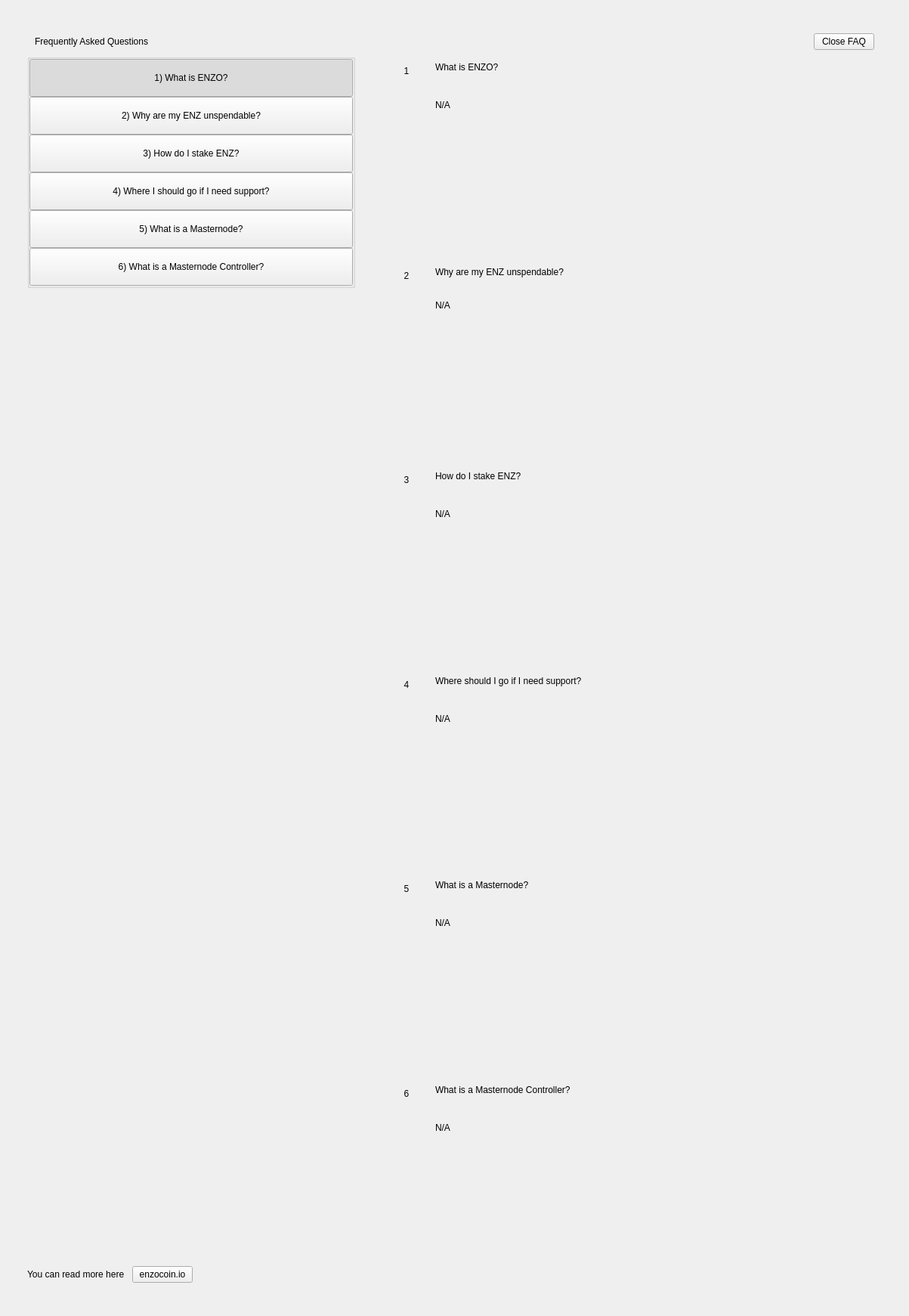
<?xml version="1.0" encoding="UTF-8"?>
<ui version="4.0">
 <class>SettingsFaqWidget</class>
 <widget class="QWidget" name="SettingsFaqWidget">
  <property name="geometry">
   <rect>
    <x>0</x>
    <y>0</y>
    <width>1203</width>
    <height>1741</height>
   </rect>
  </property>
  <property name="windowTitle">
   <string>Form</string>
  </property>
  <layout class="QHBoxLayout" name="horizontalLayout" stretch="0">
   <property name="spacing">
    <number>0</number>
   </property>
   <property name="leftMargin">
    <number>0</number>
   </property>
   <property name="topMargin">
    <number>0</number>
   </property>
   <property name="rightMargin">
    <number>0</number>
   </property>
   <property name="bottomMargin">
    <number>0</number>
   </property>
   <item>
    <widget class="PFBorderImage" name="container">
     <layout class="QVBoxLayout" name="verticalLayoutcont">
      <property name="leftMargin">
       <number>36</number>
      </property>
      <property name="topMargin">
       <number>44</number>
      </property>
      <property name="rightMargin">
       <number>36</number>
      </property>
      <property name="bottomMargin">
       <number>44</number>
      </property>
      <item>
       <layout class="QHBoxLayout" name="horizontalLayout_3">
        <property name="spacing">
         <number>0</number>
        </property>
        <property name="leftMargin">
         <number>10</number>
        </property>
        <property name="rightMargin">
         <number>10</number>
        </property>
        <item>
         <widget class="QLabel" name="labelTitle">
          <property name="text">
           <string>Frequently Asked Questions</string>
          </property>
         </widget>
        </item>
        <item>
         <spacer name="horizontalSpacer">
          <property name="orientation">
           <enum>Qt::Horizontal</enum>
          </property>
          <property name="sizeHint" stdset="0">
           <size>
            <width>40</width>
            <height>20</height>
           </size>
          </property>
         </spacer>
        </item>
        <item>
         <widget class="QPushButton" name="pushButtonExit">
          <property name="text">
           <string>Close FAQ</string>
          </property>
         </widget>
        </item>
       </layout>
      </item>
      <item>
       <layout class="QHBoxLayout" name="horizontalLayout_6" stretch="2,0,3">
        <item>
         <widget class="QWidget" name="left" native="true">
          <layout class="QVBoxLayout" name="verticalLayout_3">
           <property name="leftMargin">
            <number>0</number>
           </property>
           <property name="topMargin">
            <number>0</number>
           </property>
           <property name="rightMargin">
            <number>0</number>
           </property>
           <property name="bottomMargin">
            <number>0</number>
           </property>
           <item>
            <layout class="QVBoxLayout" name="verticalLayout_2">
             <property name="spacing">
              <number>0</number>
             </property>
             <item>
              <widget class="QWidget" name="containerButtons" native="true">
               <layout class="QVBoxLayout" name="verticalLayout">
                <property name="spacing">
                 <number>0</number>
                </property>
                <property name="leftMargin">
                 <number>0</number>
                </property>
                <property name="topMargin">
                 <number>0</number>
                </property>
                <property name="rightMargin">
                 <number>0</number>
                </property>
                <property name="bottomMargin">
                 <number>0</number>
                </property>
                <item>
                 <widget class="QGroupBox" name="groupBox">
                  <property name="title">
                   <string/>
                  </property>
                  <layout class="QVBoxLayout" name="verticalLayout_9">
                   <property name="spacing">
                    <number>0</number>
                   </property>
                   <property name="leftMargin">
                    <number>0</number>
                   </property>
                   <property name="topMargin">
                    <number>0</number>
                   </property>
                   <property name="rightMargin">
                    <number>0</number>
                   </property>
                   <property name="bottomMargin">
                    <number>0</number>
                   </property>
                   <item>
                    <widget class="QPushButton" name="pushButton_Intro">
                     <property name="minimumSize">
                      <size>
                       <width>0</width>
                       <height>50</height>
                      </size>
                     </property>
                     <property name="maximumSize">
                      <size>
                       <width>16777215</width>
                       <height>50</height>
                      </size>
                     </property>
                     <property name="focusPolicy">
                      <enum>Qt::NoFocus</enum>
                     </property>
                     <property name="text">
                      <string>1) What is ENZO?</string>
                     </property>
                     <property name="checkable">
                      <bool>true</bool>
                     </property>
                     <property name="checked">
                      <bool>true</bool>
                     </property>
                     <property name="autoExclusive">
                      <bool>true</bool>
                     </property>
                    </widget>
                   </item>
                   <item>
                    <widget class="QPushButton" name="pushButton_UnspendableENZ">
                     <property name="minimumSize">
                      <size>
                       <width>0</width>
                       <height>50</height>
                      </size>
                     </property>
                     <property name="maximumSize">
                      <size>
                       <width>16777215</width>
                       <height>50</height>
                      </size>
                     </property>
                     <property name="focusPolicy">
                      <enum>Qt::NoFocus</enum>
                     </property>
                     <property name="text">
                      <string>2) Why are my ENZ unspendable?</string>
                     </property>
                     <property name="checkable">
                      <bool>true</bool>
                     </property>
                     <property name="autoExclusive">
                      <bool>true</bool>
                     </property>
                    </widget>
                   </item>
                   <item>
                    <widget class="QPushButton" name="pushButton_Stake">
                     <property name="minimumSize">
                      <size>
                       <width>0</width>
                       <height>50</height>
                      </size>
                     </property>
                     <property name="focusPolicy">
                      <enum>Qt::NoFocus</enum>
                     </property>
                     <property name="text">
                      <string>3) How do I stake ENZ?</string>
                     </property>
                     <property name="checkable">
                      <bool>true</bool>
                     </property>
                     <property name="autoExclusive">
                      <bool>true</bool>
                     </property>
                    </widget>
                   </item>
                   <item>
                    <widget class="QPushButton" name="pushButton_Support">
                     <property name="minimumSize">
                      <size>
                       <width>0</width>
                       <height>50</height>
                      </size>
                     </property>
                     <property name="focusPolicy">
                      <enum>Qt::NoFocus</enum>
                     </property>
                     <property name="text">
                      <string>4) Where I should go if I need support?</string>
                     </property>
                     <property name="checkable">
                      <bool>true</bool>
                     </property>
                     <property name="autoExclusive">
                      <bool>true</bool>
                     </property>
                    </widget>
                   </item>
                   <item>
                    <widget class="QPushButton" name="pushButton_Masternode">
                     <property name="minimumSize">
                      <size>
                       <width>0</width>
                       <height>50</height>
                      </size>
                     </property>
                     <property name="focusPolicy">
                      <enum>Qt::NoFocus</enum>
                     </property>
                     <property name="text">
                      <string>5) What is a Masternode?</string>
                     </property>
                     <property name="checkable">
                      <bool>true</bool>
                     </property>
                     <property name="autoExclusive">
                      <bool>true</bool>
                     </property>
                    </widget>
                   </item>
                   <item>
                    <widget class="QPushButton" name="pushButton_MNController">
                     <property name="minimumSize">
                      <size>
                       <width>0</width>
                       <height>50</height>
                      </size>
                     </property>
                     <property name="focusPolicy">
                      <enum>Qt::NoFocus</enum>
                     </property>
                     <property name="text">
                      <string>6) What is a Masternode Controller?</string>
                     </property>
                     <property name="checkable">
                      <bool>true</bool>
                     </property>
                     <property name="autoExclusive">
                      <bool>true</bool>
                     </property>
                    </widget>
                   </item>
                  </layout>
                 </widget>
                </item>
               </layout>
              </widget>
             </item>
             <item>
              <spacer name="verticalSpacer">
               <property name="orientation">
                <enum>Qt::Vertical</enum>
               </property>
               <property name="sizeHint" stdset="0">
                <size>
                 <width>20</width>
                 <height>40</height>
                </size>
               </property>
              </spacer>
             </item>
             <item>
              <layout class="QHBoxLayout" name="horizontalLayout_2">
               <item>
                <widget class="QLabel" name="labelWebLink">
                 <property name="text">
                  <string>You can read more here</string>
                 </property>
                </widget>
               </item>
               <item>
                <spacer name="horizontalSpacer_4">
                 <property name="orientation">
                  <enum>Qt::Horizontal</enum>
                 </property>
                 <property name="sizeType">
                  <enum>QSizePolicy::Minimum</enum>
                 </property>
                 <property name="sizeHint" stdset="0">
                  <size>
                   <width>10</width>
                   <height>20</height>
                  </size>
                 </property>
                </spacer>
               </item>
               <item>
                <widget class="QPushButton" name="pushButtonWebLink">
                 <property name="focusPolicy">
                  <enum>Qt::NoFocus</enum>
                 </property>
                 <property name="text">
                  <string>enzocoin.io</string>
                 </property>
                </widget>
               </item>
               <item>
                <spacer name="horizontalSpacer_2">
                 <property name="orientation">
                  <enum>Qt::Horizontal</enum>
                 </property>
                 <property name="sizeHint" stdset="0">
                  <size>
                   <width>40</width>
                   <height>20</height>
                  </size>
                 </property>
                </spacer>
               </item>
              </layout>
             </item>
            </layout>
           </item>
          </layout>
         </widget>
        </item>
        <item>
         <spacer name="horizontalSpacer_3">
          <property name="orientation">
           <enum>Qt::Horizontal</enum>
          </property>
          <property name="sizeType">
           <enum>QSizePolicy::Minimum</enum>
          </property>
          <property name="sizeHint" stdset="0">
           <size>
            <width>40</width>
            <height>20</height>
           </size>
          </property>
         </spacer>
        </item>
        <item>
         <widget class="QWidget" name="right" native="true">
          <layout class="QVBoxLayout" name="verticalLayout_5">
           <property name="leftMargin">
            <number>0</number>
           </property>
           <property name="topMargin">
            <number>0</number>
           </property>
           <property name="rightMargin">
            <number>0</number>
           </property>
           <property name="bottomMargin">
            <number>0</number>
           </property>
           <item>
            <layout class="QVBoxLayout" name="verticalLayout_6">
             <property name="spacing">
              <number>0</number>
             </property>
             <item>
              <widget class="QScrollArea" name="scrollAreaFaq">
               <property name="styleSheet">
                <string notr="true">#scrollAreaFaq { background:transparent; }</string>
               </property>
               <property name="horizontalScrollBarPolicy">
                <enum>Qt::ScrollBarAlwaysOff</enum>
               </property>
               <property name="sizeAdjustPolicy">
                <enum>QAbstractScrollArea::AdjustIgnored</enum>
               </property>
               <property name="widgetResizable">
                <bool>true</bool>
               </property>
               <property name="alignment">
                <set>Qt::AlignLeading|Qt::AlignLeft|Qt::AlignTop</set>
               </property>
               <widget class="QWidget" name="scrollAreaWidgetContents">
                <property name="geometry">
                 <rect>
                  <x>0</x>
                  <y>0</y>
                  <width>642</width>
                  <height>1616</height>
                 </rect>
                </property>
                <property name="autoFillBackground">
                 <bool>false</bool>
                </property>
                <property name="styleSheet">
                 <string notr="true">#scrollAreaWidgetContents { background:transparent; }</string>
                </property>
                <layout class="QVBoxLayout" name="verticalLayout_7">
                 <property name="spacing">
                  <number>0</number>
                 </property>
                 <property name="sizeConstraint">
                  <enum>QLayout::SetDefaultConstraint</enum>
                 </property>
                 <property name="leftMargin">
                  <number>0</number>
                 </property>
                 <property name="topMargin">
                  <number>0</number>
                 </property>
                 <property name="rightMargin">
                  <number>0</number>
                 </property>
                 <property name="bottomMargin">
                  <number>0</number>
                 </property>
                 <item>
                  <widget class="QWidget" name="widget_Intro" native="true">
                   <property name="minimumSize">
                    <size>
                     <width>300</width>
                     <height>0</height>
                    </size>
                   </property>
                   <layout class="QHBoxLayout" name="horizontalLayout_Intro" stretch="0,1">
                    <item alignment="Qt::AlignTop">
                     <widget class="QLabel" name="labelNumber_Intro">
                      <property name="minimumSize">
                       <size>
                        <width>24</width>
                        <height>24</height>
                       </size>
                      </property>
                      <property name="maximumSize">
                       <size>
                        <width>16777215</width>
                        <height>24</height>
                       </size>
                      </property>
                      <property name="text">
                       <string>1</string>
                      </property>
                      <property name="alignment">
                       <set>Qt::AlignCenter</set>
                      </property>
                     </widget>
                    </item>
                    <item>
                     <layout class="QVBoxLayout" name="verticalLayout_Intro">
                      <property name="leftMargin">
                       <number>20</number>
                      </property>
                      <property name="rightMargin">
                       <number>20</number>
                      </property>
                      <item>
                       <widget class="QLabel" name="labelSubtitle_Intro">
                        <property name="text">
                         <string>What is ENZO?</string>
                        </property>
                        <property name="wordWrap">
                         <bool>true</bool>
                        </property>
                       </widget>
                      </item>
                      <item>
                       <spacer name="verticalSpacer1_Intro">
                        <property name="orientation">
                         <enum>Qt::Vertical</enum>
                        </property>
                        <property name="sizeType">
                         <enum>QSizePolicy::Fixed</enum>
                        </property>
                        <property name="sizeHint" stdset="0">
                         <size>
                          <width>20</width>
                          <height>30</height>
                         </size>
                        </property>
                       </spacer>
                      </item>
                      <item>
                       <widget class="QLabel" name="labelContent_Intro">
                        <property name="text">
                         <string notr="true">N/A</string>
                        </property>
                        <property name="alignment">
                         <set>Qt::AlignLeading|Qt::AlignLeft|Qt::AlignTop</set>
                        </property>
                        <property name="wordWrap">
                         <bool>true</bool>
                        </property>
                       </widget>
                      </item>
                      <item>
                       <spacer name="verticalSpacer2_Intro">
                        <property name="orientation">
                         <enum>Qt::Vertical</enum>
                        </property>
                        <property name="sizeHint" stdset="0">
                         <size>
                          <width>20</width>
                          <height>20</height>
                         </size>
                        </property>
                       </spacer>
                      </item>
                     </layout>
                    </item>
                   </layout>
                  </widget>
                 </item>
                 <item>
                  <widget class="QWidget" name="widget_UnspendableENZ" native="true">
                   <layout class="QHBoxLayout" name="horizontalPage_UnspendableENZ" stretch="0,1">
                    <item alignment="Qt::AlignTop">
                     <widget class="QLabel" name="labelNumber_UnspendableENZ">
                      <property name="minimumSize">
                       <size>
                        <width>24</width>
                        <height>24</height>
                       </size>
                      </property>
                      <property name="maximumSize">
                       <size>
                        <width>16777215</width>
                        <height>24</height>
                       </size>
                      </property>
                      <property name="text">
                       <string>2</string>
                      </property>
                      <property name="alignment">
                       <set>Qt::AlignCenter</set>
                      </property>
                     </widget>
                    </item>
                    <item>
                     <layout class="QVBoxLayout" name="verticalLayout_UnspendableENZ">
                      <property name="spacing">
                       <number>0</number>
                      </property>
                      <property name="leftMargin">
                       <number>20</number>
                      </property>
                      <property name="rightMargin">
                       <number>20</number>
                      </property>
                      <item>
                       <widget class="QLabel" name="labelSubtitle_UnspendableENZ">
                        <property name="text">
                         <string>Why are my ENZ unspendable?</string>
                        </property>
                        <property name="wordWrap">
                         <bool>true</bool>
                        </property>
                       </widget>
                      </item>
                      <item>
                       <spacer name="verticalSpacer1_UnspendableENZ">
                        <property name="orientation">
                         <enum>Qt::Vertical</enum>
                        </property>
                        <property name="sizeType">
                         <enum>QSizePolicy::Fixed</enum>
                        </property>
                        <property name="sizeHint" stdset="0">
                         <size>
                          <width>20</width>
                          <height>30</height>
                         </size>
                        </property>
                       </spacer>
                      </item>
                      <item>
                       <widget class="QLabel" name="labelContent_UnspendableENZ">
                        <property name="text">
                         <string notr="true">N/A</string>
                        </property>
                        <property name="alignment">
                         <set>Qt::AlignLeading|Qt::AlignLeft|Qt::AlignTop</set>
                        </property>
                        <property name="wordWrap">
                         <bool>true</bool>
                        </property>
                       </widget>
                      </item>
                      <item>
                       <spacer name="verticalSpacer2_UnspendableENZ">
                        <property name="orientation">
                         <enum>Qt::Vertical</enum>
                        </property>
                        <property name="sizeHint" stdset="0">
                         <size>
                          <width>20</width>
                          <height>20</height>
                         </size>
                        </property>
                       </spacer>
                      </item>
                     </layout>
                    </item>
                   </layout>
                  </widget>
                 </item>
                 <item>
                  <widget class="QWidget" name="widget_Stake" native="true">
                   <layout class="QHBoxLayout" name="horizontalpage_Stake" stretch="0,1">
                    <item alignment="Qt::AlignTop">
                     <widget class="QLabel" name="labelNumber_Stake">
                      <property name="minimumSize">
                       <size>
                        <width>24</width>
                        <height>24</height>
                       </size>
                      </property>
                      <property name="maximumSize">
                       <size>
                        <width>16777215</width>
                        <height>24</height>
                       </size>
                      </property>
                      <property name="text">
                       <string>3</string>
                      </property>
                      <property name="alignment">
                       <set>Qt::AlignCenter</set>
                      </property>
                     </widget>
                    </item>
                    <item>
                     <layout class="QVBoxLayout" name="verticalLayoutpage_Stake">
                      <property name="leftMargin">
                       <number>20</number>
                      </property>
                      <property name="rightMargin">
                       <number>20</number>
                      </property>
                      <item>
                       <widget class="QLabel" name="labelSubtitle_Stake">
                        <property name="text">
                         <string>How do I stake ENZ?</string>
                        </property>
                        <property name="wordWrap">
                         <bool>true</bool>
                        </property>
                       </widget>
                      </item>
                      <item>
                       <spacer name="verticalSpacer1_Stake">
                        <property name="orientation">
                         <enum>Qt::Vertical</enum>
                        </property>
                        <property name="sizeType">
                         <enum>QSizePolicy::Fixed</enum>
                        </property>
                        <property name="sizeHint" stdset="0">
                         <size>
                          <width>20</width>
                          <height>30</height>
                         </size>
                        </property>
                       </spacer>
                      </item>
                      <item>
                       <widget class="QLabel" name="labelContent_Stake">
                        <property name="text">
                         <string notr="true">N/A</string>
                        </property>
                        <property name="alignment">
                         <set>Qt::AlignLeading|Qt::AlignLeft|Qt::AlignTop</set>
                        </property>
                        <property name="wordWrap">
                         <bool>true</bool>
                        </property>
                       </widget>
                      </item>
                      <item>
                       <spacer name="verticalSpacer2_Stake">
                        <property name="orientation">
                         <enum>Qt::Vertical</enum>
                        </property>
                        <property name="sizeHint" stdset="0">
                         <size>
                          <width>20</width>
                          <height>20</height>
                         </size>
                        </property>
                       </spacer>
                      </item>
                     </layout>
                    </item>
                   </layout>
                  </widget>
                 </item>
                 <item>
                  <widget class="QWidget" name="widget_Support" native="true">
                   <layout class="QHBoxLayout" name="horizontalpage_Support" stretch="0,1">
                    <item alignment="Qt::AlignTop">
                     <widget class="QLabel" name="labelNumber_Support">
                      <property name="minimumSize">
                       <size>
                        <width>24</width>
                        <height>24</height>
                       </size>
                      </property>
                      <property name="maximumSize">
                       <size>
                        <width>16777215</width>
                        <height>24</height>
                       </size>
                      </property>
                      <property name="text">
                       <string>4</string>
                      </property>
                      <property name="alignment">
                       <set>Qt::AlignCenter</set>
                      </property>
                     </widget>
                    </item>
                    <item>
                     <layout class="QVBoxLayout" name="verticalLayoutpage_Support">
                      <property name="leftMargin">
                       <number>20</number>
                      </property>
                      <property name="rightMargin">
                       <number>20</number>
                      </property>
                      <item>
                       <widget class="QLabel" name="labelSubtitle_Support">
                        <property name="text">
                         <string>Where should I go if I need support?</string>
                        </property>
                        <property name="wordWrap">
                         <bool>true</bool>
                        </property>
                       </widget>
                      </item>
                      <item>
                       <spacer name="verticalSpacer1_Support">
                        <property name="orientation">
                         <enum>Qt::Vertical</enum>
                        </property>
                        <property name="sizeType">
                         <enum>QSizePolicy::Fixed</enum>
                        </property>
                        <property name="sizeHint" stdset="0">
                         <size>
                          <width>20</width>
                          <height>30</height>
                         </size>
                        </property>
                       </spacer>
                      </item>
                      <item>
                       <widget class="QLabel" name="labelContent_Support">
                        <property name="text">
                         <string notr="true">N/A</string>
                        </property>
                        <property name="alignment">
                         <set>Qt::AlignLeading|Qt::AlignLeft|Qt::AlignTop</set>
                        </property>
                        <property name="wordWrap">
                         <bool>true</bool>
                        </property>
                       </widget>
                      </item>
                      <item>
                       <spacer name="verticalSpacer2_Support">
                        <property name="orientation">
                         <enum>Qt::Vertical</enum>
                        </property>
                        <property name="sizeHint" stdset="0">
                         <size>
                          <width>20</width>
                          <height>20</height>
                         </size>
                        </property>
                       </spacer>
                      </item>
                     </layout>
                    </item>
                   </layout>
                  </widget>
                 </item>
                 <item>
                  <widget class="QWidget" name="widget_Masternode" native="true">
                   <layout class="QHBoxLayout" name="horizontalpage_Masternode" stretch="0,1">
                    <item alignment="Qt::AlignTop">
                     <widget class="QLabel" name="labelNumber_Masternode">
                      <property name="minimumSize">
                       <size>
                        <width>24</width>
                        <height>24</height>
                       </size>
                      </property>
                      <property name="maximumSize">
                       <size>
                        <width>16777215</width>
                        <height>24</height>
                       </size>
                      </property>
                      <property name="text">
                       <string>5</string>
                      </property>
                      <property name="alignment">
                       <set>Qt::AlignCenter</set>
                      </property>
                     </widget>
                    </item>
                    <item>
                     <layout class="QVBoxLayout" name="verticalLayoutpage_Masternode">
                      <property name="leftMargin">
                       <number>20</number>
                      </property>
                      <property name="rightMargin">
                       <number>20</number>
                      </property>
                      <item>
                       <widget class="QLabel" name="labelSubtitle_Masternode">
                        <property name="text">
                         <string>What is a Masternode?</string>
                        </property>
                        <property name="wordWrap">
                         <bool>true</bool>
                        </property>
                       </widget>
                      </item>
                      <item>
                       <spacer name="verticalSpacer1_Masternode">
                        <property name="orientation">
                         <enum>Qt::Vertical</enum>
                        </property>
                        <property name="sizeType">
                         <enum>QSizePolicy::Fixed</enum>
                        </property>
                        <property name="sizeHint" stdset="0">
                         <size>
                          <width>20</width>
                          <height>30</height>
                         </size>
                        </property>
                       </spacer>
                      </item>
                      <item>
                       <widget class="QLabel" name="labelContent_Masternode">
                        <property name="text">
                         <string notr="true">N/A</string>
                        </property>
                        <property name="alignment">
                         <set>Qt::AlignLeading|Qt::AlignLeft|Qt::AlignTop</set>
                        </property>
                        <property name="wordWrap">
                         <bool>true</bool>
                        </property>
                       </widget>
                      </item>
                      <item>
                       <spacer name="verticalSpacer2_Masternode">
                        <property name="orientation">
                         <enum>Qt::Vertical</enum>
                        </property>
                        <property name="sizeHint" stdset="0">
                         <size>
                          <width>20</width>
                          <height>20</height>
                         </size>
                        </property>
                       </spacer>
                      </item>
                     </layout>
                    </item>
                   </layout>
                  </widget>
                 </item>
                 <item>
                  <widget class="QWidget" name="widget_MNController" native="true">
                   <layout class="QHBoxLayout" name="horizontalpage_MNController" stretch="0,1">
                    <item alignment="Qt::AlignTop">
                     <widget class="QLabel" name="labelNumber_MNController">
                      <property name="minimumSize">
                       <size>
                        <width>24</width>
                        <height>24</height>
                       </size>
                      </property>
                      <property name="maximumSize">
                       <size>
                        <width>16777215</width>
                        <height>24</height>
                       </size>
                      </property>
                      <property name="text">
                       <string>6</string>
                      </property>
                      <property name="alignment">
                       <set>Qt::AlignCenter</set>
                      </property>
                     </widget>
                    </item>
                    <item>
                     <layout class="QVBoxLayout" name="verticalLayoutpage_MNController">
                      <property name="leftMargin">
                       <number>20</number>
                      </property>
                      <property name="rightMargin">
                       <number>20</number>
                      </property>
                      <item>
                       <widget class="QLabel" name="labelSubtitle_MNController">
                        <property name="text">
                         <string>What is a Masternode Controller?</string>
                        </property>
                        <property name="wordWrap">
                         <bool>true</bool>
                        </property>
                       </widget>
                      </item>
                      <item>
                       <spacer name="verticalSpacer1_MNController">
                        <property name="orientation">
                         <enum>Qt::Vertical</enum>
                        </property>
                        <property name="sizeType">
                         <enum>QSizePolicy::Fixed</enum>
                        </property>
                        <property name="sizeHint" stdset="0">
                         <size>
                          <width>20</width>
                          <height>30</height>
                         </size>
                        </property>
                       </spacer>
                      </item>
                      <item>
                       <widget class="QLabel" name="labelContent_MNController">
                        <property name="text">
                         <string notr="true">N/A</string>
                        </property>
                        <property name="alignment">
                         <set>Qt::AlignLeading|Qt::AlignLeft|Qt::AlignTop</set>
                        </property>
                        <property name="wordWrap">
                         <bool>true</bool>
                        </property>
                       </widget>
                      </item>
                      <item>
                       <spacer name="verticalSpacer2_MNController">
                        <property name="orientation">
                         <enum>Qt::Vertical</enum>
                        </property>
                        <property name="sizeHint" stdset="0">
                         <size>
                          <width>20</width>
                          <height>20</height>
                         </size>
                        </property>
                       </spacer>
                      </item>
                     </layout>
                    </item>
                   </layout>
                  </widget>
                 </item>
                </layout>
               </widget>
              </widget>
             </item>
            </layout>
           </item>
          </layout>
         </widget>
        </item>
       </layout>
      </item>
     </layout>
    </widget>
   </item>
  </layout>
 </widget>
 <customwidgets>
  <customwidget>
   <class>PFBorderImage</class>
   <extends>QFrame</extends>
   <header>qt/enzo/pfborderimage.h</header>
   <container>1</container>
  </customwidget>
 </customwidgets>
 <resources/>
 <connections/>
</ui>
